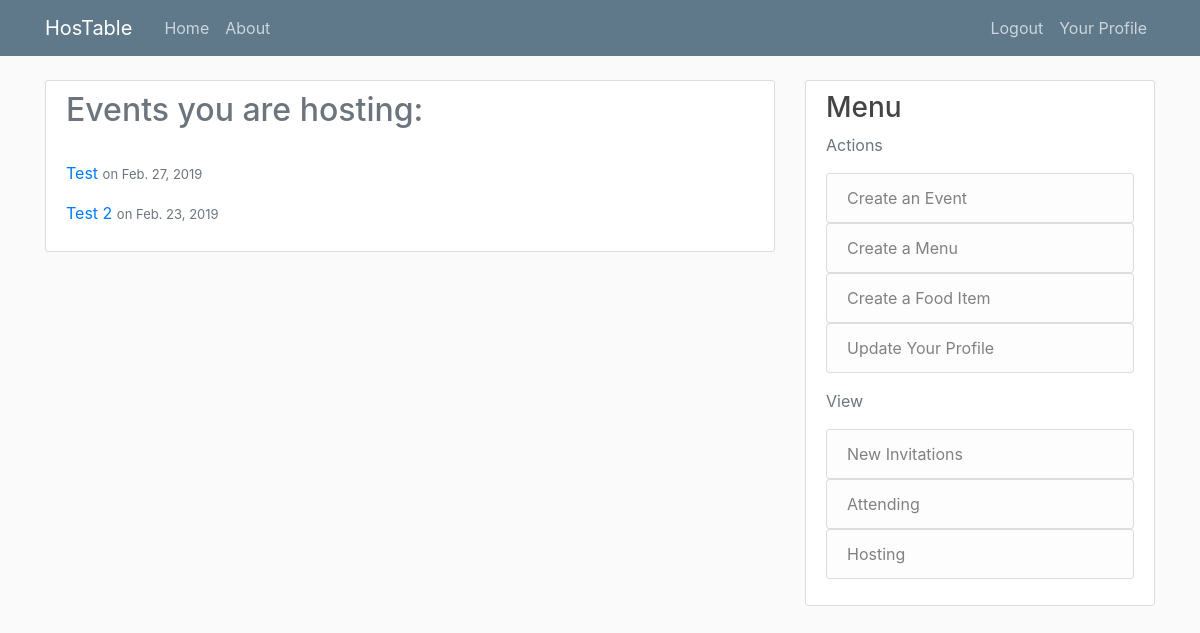
The page /events/view/list/host/1 (signed in) on the database as committed earlier.
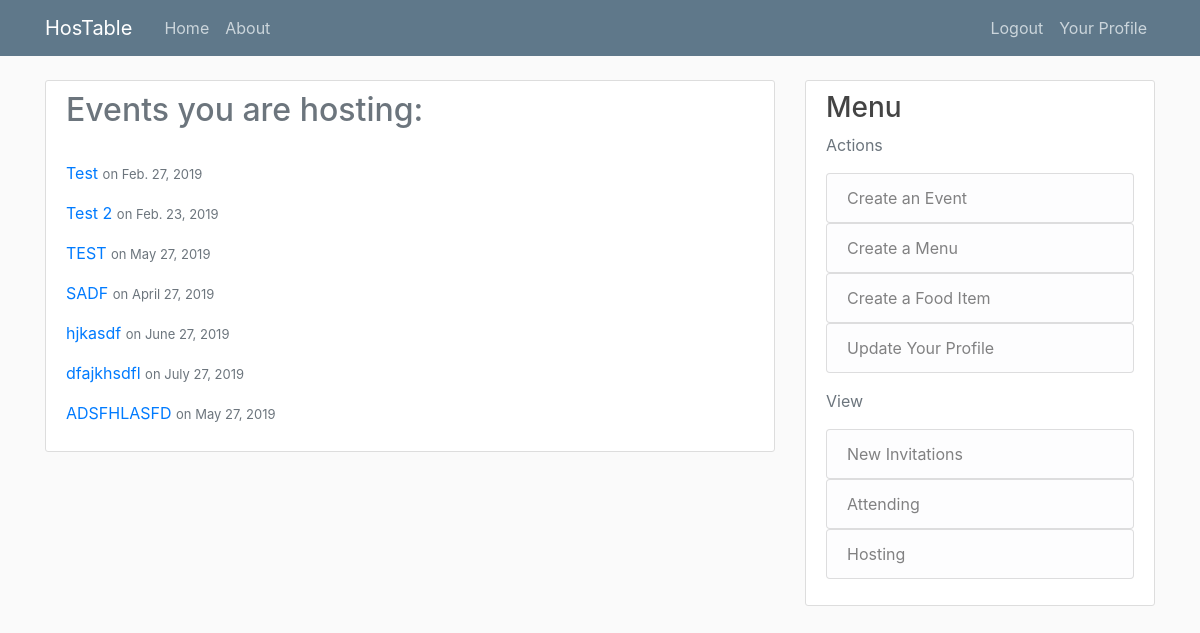
The same page on the database as committed later.
### events/models.py (models this page shows, shortened)
class Event(models.Model):
    title = models.CharField(max_length=100)
    host = models.ForeignKey(User, on_delete=models.CASCADE, related_name='host')
    menu = models.ForeignKey(Menu, on_delete=models.CASCADE, related_name='menu')
    guests = models.ManyToManyField(User)
    event_location = models.CharField(max_length=100, blank=True, null=True, default="TBD")
    event_date = models.DateField()
    event_time = models.TimeField(blank=True, null=True)
    RSVP_date = models.DateField()
    def __str__(self):
        return self.title

### events/views.py (the view)
class EventHostListView(EventListView):
    def get_queryset(self):
        host = self.kwargs['user_id']
        return Event.objects.filter(host=host)
    def get_context_data(self, **kwargs):
        context = super(EventHostListView, self).get_context_data(**kwargs)
        context['status'] = 'hosting'
        return context

### events/views.py (called while the page is built)
    def test_func(self):
        viewer = self.request.user
        user = User.objects.get(id=self.kwargs['user_id'])
        if viewer == user:
            return True
        return False

### events/templates/events/list.html (shortened to what this page needs)
{% extends "base.html" %}
{% block content %}
<div class="content-section">
    <h2 class='text-muted'>
        {% if status == 'attending' %}
            Events you are attending:
        {% elif status == 'new' %}
            New invitations:
        {% elif status == 'all' %}
            Events you have been invited to:
        {% elif status == 'hosting' %}
            Events you are hosting:
        {% endif %}
    </h2>
    {% if not event_list %}
    <p>
        Nothing to show right now. Why not <a href="{% url 'event-create' %}">create an event</a> yourself?
    </p>
    {% else %}
    <br>
        {% for event in event_list %}
            <div>
                <a href="{% url 'event-view' event.id %}">{{ event }}</a>
                    <font size=-1 class='text-muted'>on {{ event.event_date }}</font>
            </div>
        {% endfor %}
    {% endif %}
</div>
{% endblock content %}

Rows that differ between the two databases and show on the page:
added Event: title "TEST", event_date "May 27, 2019"
added Event: title "SADF", event_date "April 27, 2019"
added Event: title "hjkasdf", event_date "June 27, 2019"
added Event: title "dfajkhsdfl", event_date "July 27, 2019"
added Event: title "ADSFHLASFD", event_date "May 27, 2019"
